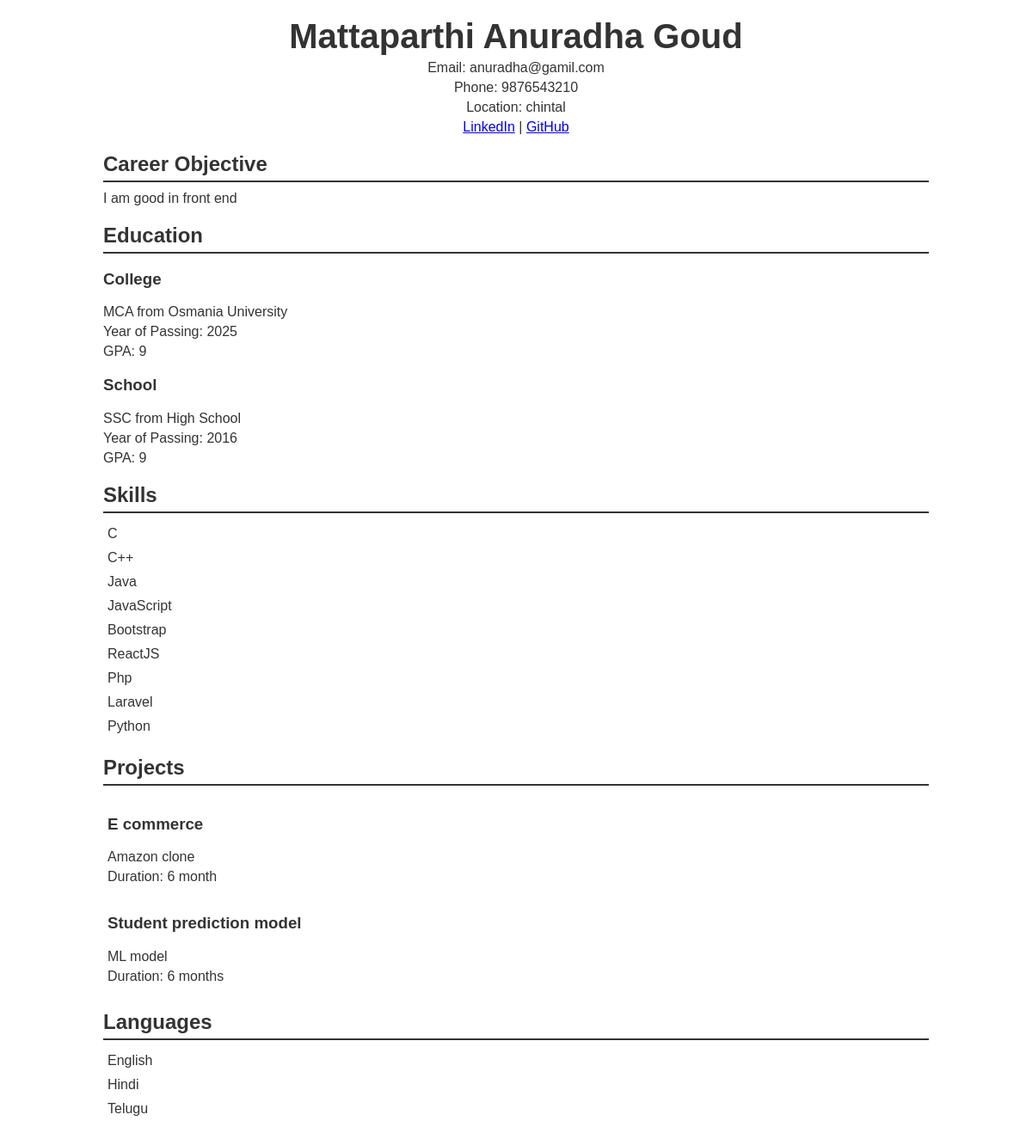
The page /resumeview/4 on the database its author committed.
### models.py (models this page shows)
class Resumebuildertable(Base):
    __tablename__ = "resumedatatable"
    id = Column(Integer, primary_key=True, index=True)
    name = Column(String, index=True)
    email = Column(String, index=True)
    phonenumber = Column(String, index=True)
    location = Column(String, index=True)
    linkedinlink = Column(String, index=True)
    githublink = Column(String, index=True)
    careerobjective = Column(String, index=True)
    college_qualification = Column(String, index=True)
    college_name = Column(String, index=True)
    college_year_of_pass = Column(String, index=True)
    college_gpa = Column(String, index=True)
    school_qualification = Column(String, index=True)
    school_name = Column(String, index=True)
    school_year_of_pass = Column(String, index=True)
    school_gpa = Column(String, index=True)
    skill1 = Column(String, index=True)
    skill2 = Column(String, index=True)
    skill3 = Column(String, index=True)
    skill4 = Column(String, index=True)
    skill5 = Column(String, index=True)
    skill6 = Column(String, index=True)
    skill7 = Column(String, index=True, default="")
    skill8 = Column(String, index=True, default="")
    skill9 = Column(String, index=True, default="")
    skill10 = Column(String, index=True, default="")
    project1_name = Column(String, index=True)
    project1_description = Column(String, index=True)
    project1_duration = Column(String, index=True)
    project2_name = Column(String, index=True)
    project2_description = Column(String, index=True)
    project2_duration = Column(String, index=True)
    language1 = Column(String, index=True)
    language2 = Column(String, index=True)
    language3 = Column(String, index=True, default="")

### main.py (the view)
@app.get("/", response_class=HTMLResponse)
async def read_items(request: Request, db: Session = Depends(database.get_db)):
    resumebuildertable = db.query(models.Resumebuildertable).all()
    return templates.TemplateResponse("index.html", {"request": request, "resumebuildertable": resumebuildertable})

### templates/resumeview.html (shortened to what this page needs)
<!DOCTYPE html>
<html lang="en">
<head>
</head>
<body>
    <div class="container">
        <div class="header">
            <h1>{{ resume.name }}</h1>
            <p>Email: {{ resume.email }}</p>
            <p>Phone: {{ resume.phonenumber }}</p>
            <p>Location: {{ resume.location }}</p>
            <p><a href="{{ resume.linkedinlink }}">LinkedIn</a> | <a href="{{ resume.githublink }}">GitHub</a></p>
        </div>
        <div class="section">
            <h2>Career Objective</h2>
            <p>{{ resume.careerobjective }}</p>
        </div>
        <div class="section">
            <h2>Education</h2>
            <h3>College</h3>
            <p>{{ resume.college_qualification }} from {{ resume.college_name }}</p>
            <p>Year of Passing: {{ resume.college_year_of_pass }}</p>
            <p>GPA: {{ resume.college_gpa }}</p>
            <h3>School</h3>
            <p>{{ resume.school_qualification }} from {{ resume.school_name }}</p>
            <p>Year of Passing: {{ resume.school_year_of_pass }}</p>
            <p>GPA: {{ resume.school_gpa }}</p>
        </div>
        <div class="section">
            <h2>Skills</h2>
            <div class="skills">
                <div>{{ resume.skill1 }}</div>
                <div>{{ resume.skill2 }}</div>
                <div>{{ resume.skill3 }}</div>
                <div>{{ resume.skill4 }}</div>
                <div>{{ resume.skill5 }}</div>
                <div>{{ resume.skill6 }}</div>
                <div>{{ resume.skill7 }}</div>
                <div>{{ resume.skill8 }}</div>
                <div>{{ resume.skill9 }}</div>
            </div>
        </div>
        <div class="section">
            <h2>Projects</h2>
            <div class="projects">
                <div>
                    <h3>{{ resume.project1_name }}</h3>
                    <p>{{ resume.project1_description }}</p>
                    <p>Duration: {{ resume.project1_duration }}</p>
                </div>
                <div>
                    <h3>{{ resume.project2_name }}</h3>
                    <p>{{ resume.project2_description }}</p>
                    <p>Duration: {{ resume.project2_duration }}</p>
                </div>
            </div>
        </div>
        <div class="section">
            <h2>Languages</h2>
            <div class="languages">
                <div>{{ resume.language1 }}</div>
                <div>{{ resume.language2 }}</div>
                <div>{{ resume.language3 }}</div>
            </div>
        </div>
    </div>
</body>
</html>

### templates/resumeview.html (style rules this page uses)
body { font-family: Arial, sans-serif; margin: 0; padding: 0; color: #333; }
.container { width: 80%; margin: 0 auto; padding: 20px; }
.header { text-align: center; margin-bottom: 20px; }
.header h1 { margin: 0; font-size: 2.5em; }
.header p { margin: 5px 0; }
.section { margin-bottom: 20px; }
.section h2 { border-bottom: 2px solid #333; padding-bottom: 5px; margin-bottom: 10px; }
.section p { margin: 5px 0; }
.skills, .projects, .languages { display: flex; flex-wrap: wrap; }
.skills div, .projects div, .languages div { width: 50%; padding: 5px; }

### rows shown on the page
Resumebuildertable: name "Mattaparthi Anuradha Goud", email "anuradha@gamil.com", phonenumber "9876543210", location "chintal", careerobjective "I am good in front end", college_qualification "MCA", college_name "Osmania University", college_year_of_pass "2025", college_gpa "9", school_qualification "SSC", school_name "High School", school_year_of_pass "2016", school_gpa "9", skill1 "C", skill2 "C++", skill3 "Java", skill4 "JavaScript", skill5 "Bootstrap", skill6 "ReactJS", skill7 "Php", skill8 "Laravel", skill9 "Python", project1_name "E commerce", project1_description "Amazon clone", project1_duration "6 month", project2_name "Student prediction model", project2_description "ML model", project2_duration "6 months", language1 "English", language2 "Hindi", language3 "Telugu"
